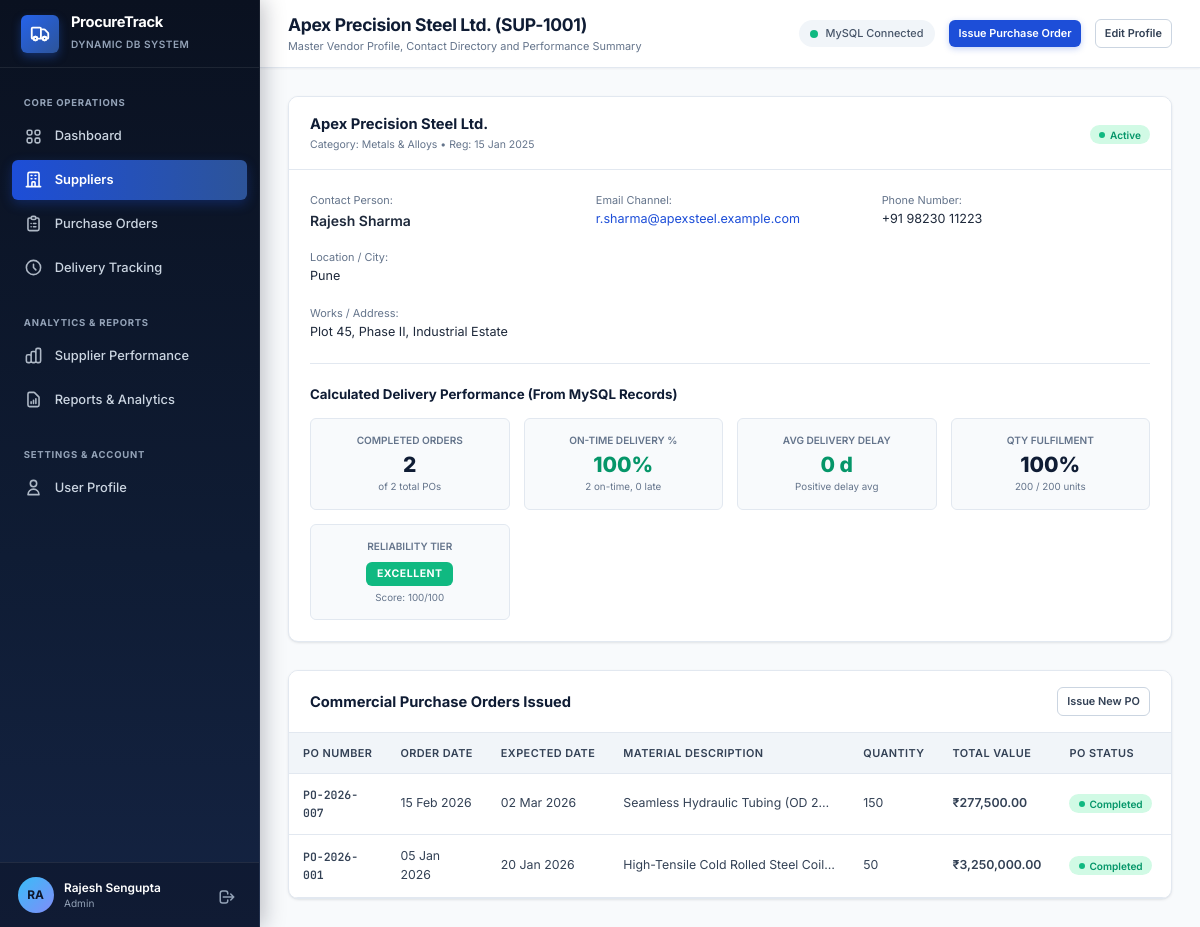
Page /suppliers/view.php?id=SUP-1001 (signed in) on the committed database.
### tables this page shows
CREATE TABLE `suppliers` (
  `id` VARCHAR(20) PRIMARY KEY,
  `company_name` VARCHAR(150) NOT NULL,
  `contact_person` VARCHAR(100) NOT NULL,
  `email` VARCHAR(100) NOT NULL,
  `phone` VARCHAR(30) NULL,
  `address` TEXT NULL,
  `city` VARCHAR(80) NOT NULL,
  `category` VARCHAR(80) NOT NULL,
  `registration_date` DATE NOT NULL,
  `status` ENUM('Active', 'Inactive') NOT NULL DEFAULT 'Active',
  `created_at` TIMESTAMP DEFAULT CURRENT_TIMESTAMP,
  `updated_at` TIMESTAMP DEFAULT CURRENT_TIMESTAMP ON UPDATE CURRENT_TIMESTAMP,
  INDEX `idx_supplier_name` (`company_name`),
  INDEX `idx_supplier_category` (`category`),
  INDEX `idx_supplier_status` (`status`)
);

CREATE TABLE `deliveries` (
  `id` VARCHAR(25) PRIMARY KEY,
  `order_id` VARCHAR(25) NOT NULL UNIQUE,
  `supplier_id` VARCHAR(20) NOT NULL,
  `expected_date` DATE NOT NULL,
  `actual_date` DATE NULL,
  `ordered_qty` DECIMAL(12, 2) NOT NULL,
  `received_qty` DECIMAL(12, 2) NOT NULL DEFAULT 0.00,
  `status` ENUM('Pending', 'Partially Delivered', 'Delivered', 'Delayed', 'Cancelled') NOT NULL DEFAULT 'Pending',
  `remarks` TEXT NULL,
  `updated_by` INT NULL,
  `created_at` TIMESTAMP DEFAULT CURRENT_TIMESTAMP,
  `updated_at` TIMESTAMP DEFAULT CURRENT_TIMESTAMP ON UPDATE CURRENT_TIMESTAMP,
  CONSTRAINT `fk_del_order` FOREIGN KEY (`order_id`) 
    REFERENCES `purchase_orders` (`id`) ON UPDATE CASCADE ON DELETE RESTRICT,
  CONSTRAINT `fk_del_supplier` FOREIGN KEY (`supplier_id`) 
    REFERENCES `suppliers` (`id`) ON UPDATE CASCADE ON DELETE RESTRICT,
  CONSTRAINT `fk_del_user` FOREIGN KEY (`updated_by`) 
    REFERENCES `users` (`id`) ON UPDATE CASCADE ON DELETE SET NULL,
  INDEX `idx_del_supplier` (`supplier_id`),
  INDEX `idx_del_status` (`status`),
  INDEX `idx_del_dates` (`expected_date`, `actual_date`)
);

CREATE TABLE `purchase_orders` (
  `id` VARCHAR(25) PRIMARY KEY,
  `supplier_id` VARCHAR(20) NOT NULL,
  `order_date` DATE NOT NULL,
  `expected_date` DATE NOT NULL,
  `description` TEXT NOT NULL,
  `quantity` DECIMAL(12, 2) NOT NULL,
  `unit_price` DECIMAL(12, 2) NOT NULL,
  `total_amount` DECIMAL(14, 2) NOT NULL,
  `status` ENUM('Pending', 'Partially Delivered', 'Completed', 'Delayed', 'Cancelled') NOT NULL DEFAULT 'Pending',
  `notes` TEXT NULL,
  `created_by` INT NULL,
  `created_at` TIMESTAMP DEFAULT CURRENT_TIMESTAMP,
  `updated_at` TIMESTAMP DEFAULT CURRENT_TIMESTAMP ON UPDATE CURRENT_TIMESTAMP,
  CONSTRAINT `fk_po_supplier` FOREIGN KEY (`supplier_id`) 
    REFERENCES `suppliers` (`id`) ON UPDATE CASCADE ON DELETE RESTRICT,
  CONSTRAINT `fk_po_user` FOREIGN KEY (`created_by`) 
    REFERENCES `users` (`id`) ON UPDATE CASCADE ON DELETE SET NULL,
  INDEX `idx_po_supplier` (`supplier_id`),
  INDEX `idx_po_status` (`status`),
  INDEX `idx_po_dates` (`order_date`, `expected_date`)
);

### suppliers/view.php (the view, shortened to what the rows shown need)
<?php
require_once __DIR__ . '/../includes/auth.php';
require_once __DIR__ . '/../includes/functions.php';
$db = Database::getConnection();
$id = trim($_GET['id'] ?? '');
$stmt = $db->prepare("SELECT * FROM `suppliers` WHERE id = :id LIMIT 1");
$stmt->execute([':id' => $id]);
$supplier = $stmt->fetch();
$metrics = get_supplier_performance_metrics($db, $id);
$poStmt = $db->prepare(
    "SELECT po.*, d.status AS delivery_status, d.actual_date
     FROM `purchase_orders` po
     LEFT JOIN `deliveries` d ON po.id = d.order_id
     WHERE po.supplier_id = :id
     ORDER BY po.order_date DESC"
);
$poStmt->execute([':id' => $id]);
$linkedOrders = $poStmt->fetchAll();
$pageTitle = $supplier['company_name'] . ' (' . $supplier['id'] . ')';
$pageSubtitle = 'Master Vendor Profile, Contact Directory and Performance Summary';
require_once __DIR__ . '/../includes/header.php';
?>
<div class="card" style="margin-bottom: 2rem;">
  <div class="card-header">
    <div>
      <h3 class="card-title"><?= sanitize_output($supplier['company_name']) ?></h3>
      <div class="card-subtitle">Category: <?= sanitize_output($supplier['category']) ?> &bull; Reg: <?= format_date_in($supplier['registration_date']) ?></div>
    </div>
    <div><?= render_status_badge($supplier['status']) ?></div>
  </div>
  <div class="card-body">
    <div style="display: grid; grid-template-columns: repeat(auto-fit, minmax(220px, 1fr)); gap: 1.25rem; font-size: 0.9rem;">
      <div>
        <span class="cell-muted">Contact Person:</span>
        <div style="font-weight: 600; font-size: 1rem;"><?= sanitize_output($supplier['contact_person']) ?></div>
      </div>
      <div>
        <div><a href="mailto:<?= sanitize_output($supplier['email']) ?>" style="color:var(--primary-600);"><?= sanitize_output($supplier['email']) ?></a></div>
      </div>
      <div>
        <span class="cell-muted">Phone Number:</span>
        <div><?= sanitize_output($supplier['phone'] ?: '—') ?></div>
      </div>
      <div>
        <span class="cell-muted">Location / City:</span>
        <div><?= sanitize_output($supplier['city']) ?></div>
      </div>
      <div style="grid-column: 1 / -1;">
        <span class="cell-muted">Works / Address:</span>
        <div><?= sanitize_output($supplier['address'] ?: 'Not specified') ?></div>
      </div>
    </div>
    <div style="display: grid; grid-template-columns: repeat(auto-fit, minmax(160px, 1fr)); gap: 1rem; text-align: center;">
      <div style="background: var(--slate-50); border: 1px solid var(--slate-200); border-radius: var(--border-radius-sm); padding: 1rem;">
        <div style="font-size: 0.72rem; color: var(--slate-500); font-weight: 600; text-transform: uppercase;">On-Time Delivery %</div>
        <div style="font-size: 1.5rem; font-weight: 800; color: var(--success-600);">
          <?= $metrics['on_time_percentage'] !== null ? $metrics['on_time_percentage'] . '%' : 'N/A' ?>
        </div>
        <div style="font-size: 0.7rem; color: var(--slate-500);"><?= $metrics['on_time_count'] ?> on-time, <?= $metrics['late_count'] ?> late</div>
      </div>
      <div style="background: var(--slate-50); border: 1px solid var(--slate-200); border-radius: var(--border-radius-sm); padding: 1rem;">
        <div style="font-size: 0.72rem; color: var(--slate-500); font-weight: 600; text-transform: uppercase;">Avg Delivery Delay</div>
        <div style="font-size: 1.5rem; font-weight: 800; color: <?= $metrics['avg_delay_days'] > 0 ? 'var(--danger-600)' : 'var(--success-600)' ?>;">
          <?= $metrics['avg_delay_days'] ?> d
        </div>
        <div style="font-size: 0.7rem; color: var(--slate-500);">Positive delay avg</div>
      </div>
      <div style="background: var(--slate-50); border: 1px solid var(--slate-200); border-radius: var(--border-radius-sm); padding: 1rem;">
        <div style="font-size: 0.72rem; color: var(--slate-500); font-weight: 600; text-transform: uppercase;">Qty Fulfilment</div>
        <div style="font-size: 1.5rem; font-weight: 800; color: var(--navy-900);"><?= $metrics['qty_fulfilment_pct'] ?>%</div>
        <div style="font-size: 0.7rem; color: var(--slate-500);"><?= number_format($metrics['total_received_qty']) ?> / <?= number_format($metrics['total_ordered_qty']) ?> units</div>
      </div>
      <div style="background: var(--slate-50); border: 1px solid var(--slate-200); border-radius: var(--border-radius-sm); padding: 1rem;">
        <div style="font-size: 0.72rem; color: var(--slate-500); font-weight: 600; text-transform: uppercase;">Reliability Tier</div>
        <div style="margin-top: 0.5rem;"><?= render_rating_badge($metrics['rating']) ?></div>
        <div style="font-size: 0.7rem; color: var(--slate-500); margin-top: 0.35rem;">Score: <?= $metrics['overall_score'] !== null ? $metrics['overall_score'] . '/100' : 'Unrated' ?></div>
      </div>
    </div>
  </div>
</div>
<div class="card">
  <div class="table-responsive">
    <table class="data-table">
      <thead>
        <tr>
          <th>PO Number</th>
          <th>Order Date</th>
          <th>Expected Date</th>
          <th>Material Description</th>
          <th>Quantity</th>
          <th>Total Value</th>
          <th>PO Status</th>
          <th>Delivery Status</th>
        </tr>
      </thead>
      <tbody>
        <?php if (empty($linkedOrders)): ?>
          <tr>
            <td colspan="9" style="text-align: center; padding: 2.5rem; color: var(--slate-500);">
              No purchase orders have been issued to this vendor yet.
            </td>
          </tr>
        <?php else: ?>
          <?php foreach ($linkedOrders as $po): ?>
            <tr>
              <td class="cell-code"><?= sanitize_output($po['id']) ?></td>
              <td><?= format_date_in($po['order_date']) ?></td>
              <td><?= format_date_in($po['expected_date']) ?></td>
              <td style="max-width:240px; white-space:nowrap; overflow:hidden; text-overflow:ellipsis;" title="<?= sanitize_output($po['description']) ?>">
                <?= sanitize_output($po['description']) ?>
              </td>
              <td><?= number_format($po['quantity']) ?></td>
              <td class="cell-strong"><?= format_currency_inr($po['total_amount']) ?></td>
              <td><?= render_status_badge($po['status']) ?></td>
              <td><?= render_status_badge($po['delivery_status'] ?? 'Pending') ?></td>
            </tr>
          <?php endforeach; ?>
        <?php endif; ?>
      </tbody>
    </table>
  </div>
</div>
<?php require_once __DIR__ . '/../includes/footer.php'; ?>

### includes/header.php (shortened to what the rows shown need)
<?php
require_once __DIR__ . '/auth.php';
require_once __DIR__ . '/functions.php';
?>
<!DOCTYPE html>
<html lang="en">
<head>
  <link rel="stylesheet" href="<?= BASE_URL ?>/assets/css/style.css">
</head>
<body>
  <div class="app-container">
    <?php require_once __DIR__ . '/sidebar.php'; ?>
    <main class="main-wrapper">
      <header class="top-header">
        <div class="header-left">
          <div class="page-title-box">
            <h2><?= sanitize_output($pageTitle ?? 'Dashboard') ?></h2>
            <p><?= sanitize_output($pageSubtitle ?? 'Enterprise Procurement & Vendor Reliability Management') ?></p>
          </div>
        </div>
      </header>
      <div class="page-body">

### includes/functions.php (shortened to what the rows shown need)
<?php
function sanitize_output(?string $str): string {
    return htmlspecialchars($str ?? '', ENT_QUOTES, 'UTF-8');
}
function format_currency_inr($num): string {
    $amount = (float)$num;
    return '₹' . number_format($amount, 2);
}
function format_date_in(?string $dateStr): string {
    $timestamp = strtotime($dateStr);
    return $timestamp ? date('d M Y', $timestamp) : $dateStr;
}
function render_status_badge(string $status): string {
    $map = [
        'Active'              => 'badge-active',
        'Inactive'            => 'badge-inactive',
        'Pending'             => 'badge-pending',
        'On Time'             => 'badge-ontime',
        'Delivered'           => 'badge-delivered',
        'Completed'           => 'badge-completed',
        'Delayed'             => 'badge-delayed',
        'Partially Delivered' => 'badge-partial',
        'Cancelled'           => 'badge-cancelled'
    ];
    $cls = $map[$status] ?? 'badge-pending';
    return sprintf(
        '<span class="badge %s"><span class="badge-dot"></span>%s</span>',
        $cls,
        sanitize_output($status)
    );
}
function render_rating_badge(string $rating): string {
    $map = [
        'Excellent'         => 'rating-excellent',
        'Good'              => 'rating-good',
        'Average'           => 'rating-average',
        'Needs Improvement' => 'rating-needs-improvement',
        'Unrated'           => 'rating-unrated'
    ];
    $cls = $map[$rating] ?? 'rating-unrated';
    return sprintf('<span class="rating-pill %s">%s</span>', $cls, sanitize_output($rating));
}
function calculate_delay_days(?string $expectedDate, ?string $actualDate, string $status): array {
    if (!empty($actualDate)) {
        $exp = new DateTime($expectedDate);
        $act = new DateTime($actualDate);
        $diff = $exp->diff($act);
        $days = (int)$diff->format("%r%a");
        if ($days > 0) {
            return ['delay' => $days, 'isLate' => true, 'isOverdue' => false, 'isEarly' => false, 'text' => "{$days} days late"];
        } elseif ($days === 0) {
            return ['delay' => 0, 'isLate' => false, 'isOverdue' => false, 'isEarly' => false, 'text' => 'On Time'];
        } else {
            $early = abs($days);
            return ['delay' => 0, 'earlyDays' => $early, 'isLate' => false, 'isOverdue' => false, 'isEarly' => true, 'text' => "{$early} days early"];
        }
    }
}
function get_supplier_performance_metrics(PDO $db, ?string $supplierId = null): array {
    $where = $supplierId ? "WHERE s.id = :supplier_id" : "";
    $sql = "SELECT s.id, s.company_name, s.category, s.status,
                   (SELECT COUNT(*) FROM `purchase_orders` po WHERE po.supplier_id = s.id AND po.status != 'Cancelled') AS total_orders
            FROM `suppliers` s
            {$where}
            ORDER BY s.company_name ASC";
    $stmt = $db->prepare($sql);
    if ($supplierId) {
        $stmt->execute([':supplier_id' => $supplierId]);
    } else {
        $stmt->execute();
    }
    $suppliers = $stmt->fetchAll();
    $results = [];
    foreach ($suppliers as $sup) {
        $sId = $sup['id'];
        $delStmt = $db->prepare(
            "SELECT `id`, `expected_date`, `actual_date`, `ordered_qty`, `received_qty`, `status`
             FROM `deliveries`
             WHERE `supplier_id` = :sid AND `status` != 'Cancelled'"
        );
        $delStmt->execute([':sid' => $sId]);
        $deliveries = $delStmt->fetchAll();
        $eligibleCompleted = 0;
        $onTimeCount = 0;
        $lateCount = 0;
        $sumPositiveDelayDays = 0;
        $totalOrderedQty = 0.0;
        $totalReceivedQty = 0.0;
        foreach ($deliveries as $d) {
            $totalOrderedQty += (float)$d['ordered_qty'];
            $totalReceivedQty += (float)$d['received_qty'];
            if ($d['status'] === 'Delivered' && !empty($d['actual_date'])) {
                $eligibleCompleted++;
                $info = calculate_delay_days($d['expected_date'], $d['actual_date'], $d['status']);
                if ($info['isLate']) {
                    $lateCount++;
                    $sumPositiveDelayDays += $info['delay'];
                } else {
                    $onTimeCount++;
                }
            }
        }
        $onTimePercentage = $eligibleCompleted > 0 ? round(($onTimeCount / $eligibleCompleted) * 100, 1) : null;
        $avgDelay = $eligibleCompleted > 0 ? round($sumPositiveDelayDays / $eligibleCompleted, 1) : 0.0;
        $qtyFulfilment = $totalOrderedQty > 0 ? round(($totalReceivedQty / $totalOrderedQty) * 100, 1) : 100.0;
        $overallScore = null;
        $rating = 'Unrated';
        if ($eligibleCompleted > 0) {
            $clampedQty = min(100.0, $qtyFulfilment);
            $overallScore = round((0.70 * $onTimePercentage) + (0.30 * $clampedQty));
            if ($overallScore >= 90) {
                $rating = 'Excellent';
            } elseif ($overallScore >= 75) {
                $rating = 'Good';
            } elseif ($overallScore >= 60) {
                $rating = 'Average';
            } else {
                $rating = 'Needs Improvement';
            }
        }
        $results[] = [
            'supplier_id'         => $sId,
            'company_name'        => $sup['company_name'],
            'category'            => $sup['category'],
            'supplier_status'     => $sup['status'],
            'total_orders'        => (int)$sup['total_orders'],
            'eligible_completed'  => $eligibleCompleted,
            'on_time_count'       => $onTimeCount,
            'late_count'          => $lateCount,
            'on_time_percentage'  => $onTimePercentage,
            'avg_delay_days'      => $avgDelay,
            'total_ordered_qty'   => $totalOrderedQty,
            'total_received_qty'  => $totalReceivedQty,
            'qty_fulfilment_pct'  => $qtyFulfilment,
            'overall_score'       => $overallScore,
            'rating'              => $rating
        ];
    }
    return $supplierId ? ($results[0] ?? []) : $results;
}

### rows in the picture
suppliers: sanitize_output($pageTitle ?? 'Dashboard') "Apex Precision Steel Ltd. (SUP-1001)", company_name "Apex Precision Steel Ltd.", category "Metals & Alloys", registration_date "15 Jan 2025", status "Active", contact_person "Rajesh Sharma", email "r.sharma@apexsteel.example.com", phone "+91 98230 11223", city "Pune", address "Plot 45, Phase II, Industrial Estate", id "100", id "0", id "200"
deliveries: order "PO-2026-007", order.order_date "15 Feb 2026", order.expected_date "02 Mar 2026", order.description "Seamless Hydraulic Tubing (OD 2…", order.quantity "150", order.total_amount "₹277,500.00", order.status "Completed"
deliveries: order "PO-2026-001", order.order_date "05 Jan 2026", order.expected_date "20 Jan 2026", order.description "High-Tensile Cold Rolled Steel Coil…", order.quantity "50", order.total_amount "₹3,250,000.00", order.status "Completed"

### other values in the picture
sanitize_output(APP_NAME) "ProcureTrack"
substr($user['full_name'] ?? 'US', 0, 2) "RA"
sanitize_output($user['full_name'] ?? 'User') "Rajesh Sengupta"
sanitize_output($user['role'] ?? 'Staff') "Admin"
$metrics['eligible_completed'] "2"
$metrics['total_orders'] "2"
$metrics['on_time_count'] "2"
sanitize_output($rating) "EXCELLENT"
